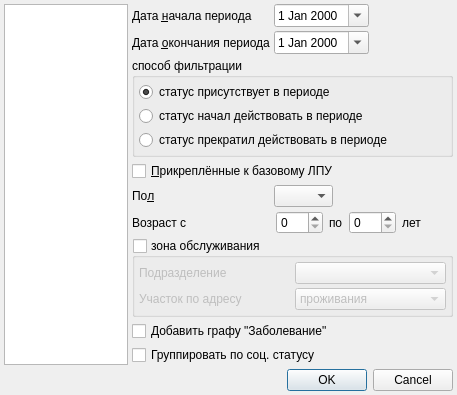
<?xml version="1.0" encoding="UTF-8"?>
<ui version="4.0">
 <class>SocStatusSetupDialog</class>
 <widget class="QDialog" name="SocStatusSetupDialog">
  <property name="geometry">
   <rect>
    <x>0</x>
    <y>0</y>
    <width>457</width>
    <height>394</height>
   </rect>
  </property>
  <property name="windowTitle">
   <string>Dialog</string>
  </property>
  <layout class="QGridLayout" name="gridLayout_2">
   <property name="margin">
    <number>4</number>
   </property>
   <property name="spacing">
    <number>4</number>
   </property>
   <item row="0" column="0" rowspan="10">
    <widget class="CTreeView" name="treeItems"/>
   </item>
   <item row="0" column="1">
    <widget class="QLabel" name="lblBegDate">
     <property name="text">
      <string>Дата &amp;начала периода</string>
     </property>
     <property name="buddy">
      <cstring>edtBegDate</cstring>
     </property>
    </widget>
   </item>
   <item row="0" column="2" colspan="2">
    <widget class="CDateEdit" name="edtBegDate">
     <property name="sizePolicy">
      <sizepolicy hsizetype="Maximum" vsizetype="Fixed">
       <horstretch>0</horstretch>
       <verstretch>0</verstretch>
      </sizepolicy>
     </property>
     <property name="calendarPopup">
      <bool>true</bool>
     </property>
    </widget>
   </item>
   <item row="0" column="4" colspan="2">
    <spacer name="horizontalSpacer">
     <property name="orientation">
      <enum>Qt::Horizontal</enum>
     </property>
     <property name="sizeHint" stdset="0">
      <size>
       <width>58</width>
       <height>20</height>
      </size>
     </property>
    </spacer>
   </item>
   <item row="1" column="1">
    <widget class="QLabel" name="lblEndDate">
     <property name="text">
      <string>Дата &amp;окончания периода</string>
     </property>
     <property name="buddy">
      <cstring>edtEndDate</cstring>
     </property>
    </widget>
   </item>
   <item row="1" column="2" colspan="2">
    <widget class="CDateEdit" name="edtEndDate">
     <property name="sizePolicy">
      <sizepolicy hsizetype="Maximum" vsizetype="Fixed">
       <horstretch>0</horstretch>
       <verstretch>0</verstretch>
      </sizepolicy>
     </property>
     <property name="calendarPopup">
      <bool>true</bool>
     </property>
    </widget>
   </item>
   <item row="1" column="4" colspan="2">
    <spacer name="horizontalSpacer_2">
     <property name="orientation">
      <enum>Qt::Horizontal</enum>
     </property>
     <property name="sizeHint" stdset="0">
      <size>
       <width>58</width>
       <height>20</height>
      </size>
     </property>
    </spacer>
   </item>
   <item row="2" column="1" colspan="5">
    <widget class="QGroupBox" name="groupBox">
     <property name="sizePolicy">
      <sizepolicy hsizetype="Expanding" vsizetype="Fixed">
       <horstretch>0</horstretch>
       <verstretch>0</verstretch>
      </sizepolicy>
     </property>
     <property name="title">
      <string>способ фильтрации</string>
     </property>
     <layout class="QVBoxLayout" name="verticalLayout">
      <property name="spacing">
       <number>4</number>
      </property>
      <property name="margin">
       <number>4</number>
      </property>
      <item>
       <widget class="QRadioButton" name="btnStatusInPeriod">
        <property name="sizePolicy">
         <sizepolicy hsizetype="Maximum" vsizetype="Fixed">
          <horstretch>0</horstretch>
          <verstretch>0</verstretch>
         </sizepolicy>
        </property>
        <property name="text">
         <string>статус присутствует в периоде</string>
        </property>
        <property name="checked">
         <bool>true</bool>
        </property>
       </widget>
      </item>
      <item>
       <widget class="QRadioButton" name="btnStatusStart">
        <property name="sizePolicy">
         <sizepolicy hsizetype="Maximum" vsizetype="Fixed">
          <horstretch>0</horstretch>
          <verstretch>0</verstretch>
         </sizepolicy>
        </property>
        <property name="text">
         <string>статус начал действовать в периоде</string>
        </property>
       </widget>
      </item>
      <item>
       <widget class="QRadioButton" name="btnStatusFinish">
        <property name="sizePolicy">
         <sizepolicy hsizetype="Maximum" vsizetype="Fixed">
          <horstretch>0</horstretch>
          <verstretch>0</verstretch>
         </sizepolicy>
        </property>
        <property name="text">
         <string>статус прекратил действовать в периоде</string>
        </property>
       </widget>
      </item>
     </layout>
    </widget>
   </item>
   <item row="3" column="1" colspan="5">
    <widget class="QCheckBox" name="chkOnlyPermanentAttach">
     <property name="text">
      <string>&amp;Прикреплённые к базовому ЛПУ</string>
     </property>
    </widget>
   </item>
   <item row="4" column="1">
    <widget class="QLabel" name="lblSex">
     <property name="text">
      <string>По&amp;л</string>
     </property>
     <property name="buddy">
      <cstring>cmbSex</cstring>
     </property>
    </widget>
   </item>
   <item row="4" column="2">
    <widget class="QComboBox" name="cmbSex">
     <item>
      <property name="text">
       <string/>
      </property>
     </item>
     <item>
      <property name="text">
       <string>М</string>
      </property>
     </item>
     <item>
      <property name="text">
       <string>Ж</string>
      </property>
     </item>
    </widget>
   </item>
   <item row="4" column="3" colspan="3">
    <spacer name="spacer_4">
     <property name="orientation">
      <enum>Qt::Horizontal</enum>
     </property>
     <property name="sizeHint" stdset="0">
      <size>
       <width>96</width>
       <height>17</height>
      </size>
     </property>
    </spacer>
   </item>
   <item row="5" column="1">
    <widget class="QLabel" name="lblAge">
     <property name="text">
      <string>Возраст с</string>
     </property>
     <property name="buddy">
      <cstring>edtAgeFrom</cstring>
     </property>
    </widget>
   </item>
   <item row="5" column="2" colspan="3">
    <widget class="QFrame" name="frmAge">
     <property name="frameShape">
      <enum>QFrame::NoFrame</enum>
     </property>
     <property name="frameShadow">
      <enum>QFrame::Raised</enum>
     </property>
     <layout class="QHBoxLayout" name="_2">
      <property name="spacing">
       <number>4</number>
      </property>
      <property name="margin">
       <number>0</number>
      </property>
      <item>
       <widget class="QSpinBox" name="edtAgeFrom">
        <property name="sizePolicy">
         <sizepolicy hsizetype="Maximum" vsizetype="Fixed">
          <horstretch>0</horstretch>
          <verstretch>0</verstretch>
         </sizepolicy>
        </property>
        <property name="maximum">
         <number>150</number>
        </property>
       </widget>
      </item>
      <item>
       <widget class="QLabel" name="lblAgeTo">
        <property name="sizePolicy">
         <sizepolicy hsizetype="Maximum" vsizetype="Preferred">
          <horstretch>0</horstretch>
          <verstretch>0</verstretch>
         </sizepolicy>
        </property>
        <property name="text">
         <string>по</string>
        </property>
        <property name="buddy">
         <cstring>edtAgeTo</cstring>
        </property>
       </widget>
      </item>
      <item>
       <widget class="QSpinBox" name="edtAgeTo">
        <property name="sizePolicy">
         <sizepolicy hsizetype="Maximum" vsizetype="Fixed">
          <horstretch>0</horstretch>
          <verstretch>0</verstretch>
         </sizepolicy>
        </property>
        <property name="maximum">
         <number>150</number>
        </property>
       </widget>
      </item>
      <item>
       <widget class="QLabel" name="lblAgeYears">
        <property name="sizePolicy">
         <sizepolicy hsizetype="Maximum" vsizetype="Preferred">
          <horstretch>0</horstretch>
          <verstretch>0</verstretch>
         </sizepolicy>
        </property>
        <property name="text">
         <string>лет</string>
        </property>
        <property name="buddy">
         <cstring>edtAgeTo</cstring>
        </property>
       </widget>
      </item>
     </layout>
    </widget>
   </item>
   <item row="5" column="5">
    <spacer name="spacer_3">
     <property name="orientation">
      <enum>Qt::Horizontal</enum>
     </property>
     <property name="sizeHint" stdset="0">
      <size>
       <width>4</width>
       <height>17</height>
      </size>
     </property>
    </spacer>
   </item>
   <item row="6" column="1" colspan="5">
    <widget class="QGroupBox" name="grbOrgStructure">
     <property name="title">
      <string>зона обслуживания</string>
     </property>
     <property name="checkable">
      <bool>true</bool>
     </property>
     <property name="checked">
      <bool>false</bool>
     </property>
     <layout class="QGridLayout" name="gridLayout">
      <property name="margin">
       <number>4</number>
      </property>
      <property name="spacing">
       <number>4</number>
      </property>
      <item row="0" column="0">
       <widget class="QLabel" name="lblOrgStructure">
        <property name="text">
         <string>Подразделение</string>
        </property>
       </widget>
      </item>
      <item row="0" column="1">
       <widget class="COrgStructureComboBox" name="cmbOrgStructure"/>
      </item>
      <item row="1" column="0">
       <widget class="QLabel" name="lblAreaAddressType">
        <property name="text">
         <string>Участок по адресу</string>
        </property>
       </widget>
      </item>
      <item row="1" column="1">
       <widget class="QComboBox" name="cmbAreaAddressType">
        <item>
         <property name="text">
          <string>проживания</string>
         </property>
        </item>
        <item>
         <property name="text">
          <string>регистрации</string>
         </property>
        </item>
       </widget>
      </item>
     </layout>
    </widget>
   </item>
   <item row="7" column="1" colspan="2">
    <widget class="QCheckBox" name="chkAddMKB">
     <property name="text">
      <string>Добавить графу &quot;Заболевание&quot;</string>
     </property>
    </widget>
   </item>
   <item row="8" column="1" colspan="2">
    <widget class="QCheckBox" name="chkGroupBySocStatus">
     <property name="text">
      <string>Группировать по соц. статусу</string>
     </property>
    </widget>
   </item>
   <item row="9" column="1" colspan="5">
    <spacer name="verticalSpacer">
     <property name="orientation">
      <enum>Qt::Vertical</enum>
     </property>
     <property name="sizeHint" stdset="0">
      <size>
       <width>20</width>
       <height>87</height>
      </size>
     </property>
    </spacer>
   </item>
   <item row="10" column="0" colspan="6">
    <widget class="QDialogButtonBox" name="buttonBox">
     <property name="orientation">
      <enum>Qt::Horizontal</enum>
     </property>
     <property name="standardButtons">
      <set>QDialogButtonBox::Cancel|QDialogButtonBox::Ok</set>
     </property>
    </widget>
   </item>
  </layout>
 </widget>
 <customwidgets>
  <customwidget>
   <class>CTreeView</class>
   <extends>QTreeView</extends>
   <header>library/TreeView.h</header>
  </customwidget>
  <customwidget>
   <class>CDateEdit</class>
   <extends>QDateEdit</extends>
   <header>library/DateEdit</header>
  </customwidget>
  <customwidget>
   <class>COrgStructureComboBox</class>
   <extends>QComboBox</extends>
   <header>Orgs/OrgStructComboBoxes.h</header>
  </customwidget>
 </customwidgets>
 <tabstops>
  <tabstop>treeItems</tabstop>
  <tabstop>edtBegDate</tabstop>
  <tabstop>edtEndDate</tabstop>
  <tabstop>btnStatusInPeriod</tabstop>
  <tabstop>btnStatusStart</tabstop>
  <tabstop>btnStatusFinish</tabstop>
  <tabstop>chkOnlyPermanentAttach</tabstop>
  <tabstop>cmbSex</tabstop>
  <tabstop>edtAgeFrom</tabstop>
  <tabstop>edtAgeTo</tabstop>
  <tabstop>grbOrgStructure</tabstop>
  <tabstop>cmbOrgStructure</tabstop>
  <tabstop>cmbAreaAddressType</tabstop>
  <tabstop>chkAddMKB</tabstop>
  <tabstop>chkGroupBySocStatus</tabstop>
  <tabstop>buttonBox</tabstop>
 </tabstops>
 <resources/>
 <connections>
  <connection>
   <sender>buttonBox</sender>
   <signal>accepted()</signal>
   <receiver>SocStatusSetupDialog</receiver>
   <slot>accept()</slot>
   <hints>
    <hint type="sourcelabel">
     <x>248</x>
     <y>254</y>
    </hint>
    <hint type="destinationlabel">
     <x>157</x>
     <y>274</y>
    </hint>
   </hints>
  </connection>
  <connection>
   <sender>buttonBox</sender>
   <signal>rejected()</signal>
   <receiver>SocStatusSetupDialog</receiver>
   <slot>reject()</slot>
   <hints>
    <hint type="sourcelabel">
     <x>316</x>
     <y>260</y>
    </hint>
    <hint type="destinationlabel">
     <x>286</x>
     <y>274</y>
    </hint>
   </hints>
  </connection>
 </connections>
</ui>
